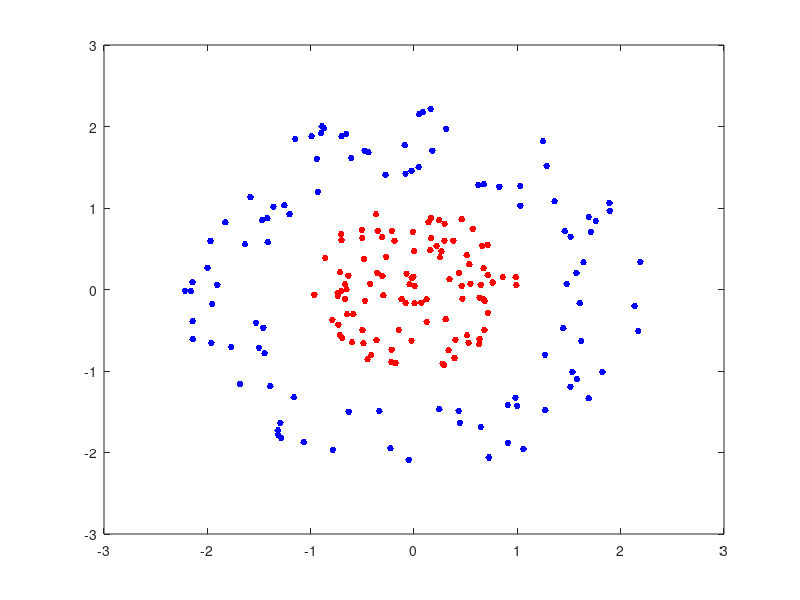

MATLAB code for this plot: (Note: this script raises an error after producing the figure.)
function Problem2a
rng(1); % For reproducibility
r = sqrt(rand(100,1)); % Radius
t = 2*pi*rand(100,1); % Angle
data1 = [r.*cos(t), r.*sin(t)]; % Points
r2 = sqrt(3*rand(100,1)+2); % Radius
t2 = 2*pi*rand(100,1); % Angle
data2 = [r2.*cos(t2), r2.*sin(t2)]; % points
figure;
plot(data1(:,1),data1(:,2),'r.','MarkerSize',15)
hold on
plot(data2(:,1),data2(:,2),'b.','MarkerSize',15)
ezpolar(@(x)1);ezpolar(@(x)2);
hold on;
axis equal

data3 = [data1;data2];
theclass = ones(200,1);
theclass(1:100) = -1;

[alpha,b]=kernPercGD(data3,theclass);

d = 0.02;
[x1Grid,x2Grid] = meshgrid(min(data3(:,1)):d:max(data3(:,1)),min(data3(:,2)):d:max(data3(:,2)));
xGrid = [x1Grid(:),x2Grid(:)];
poly = (xGrid*(data3.')).^2;
%n = size(xGrid, 1);
res = poly*(alpha.*theclass)+b;

% Plot the data and the decision boundary

figure
gscatter(data3(:,1),data3(:,2),theclass,'rb','.');
hold on
ezpolar(@(x)1);
contour(x1Grid,x2Grid,reshape(res,size(x1Grid)),[0 0],'m','LineWidth',4);
axis equal
%hold off
end